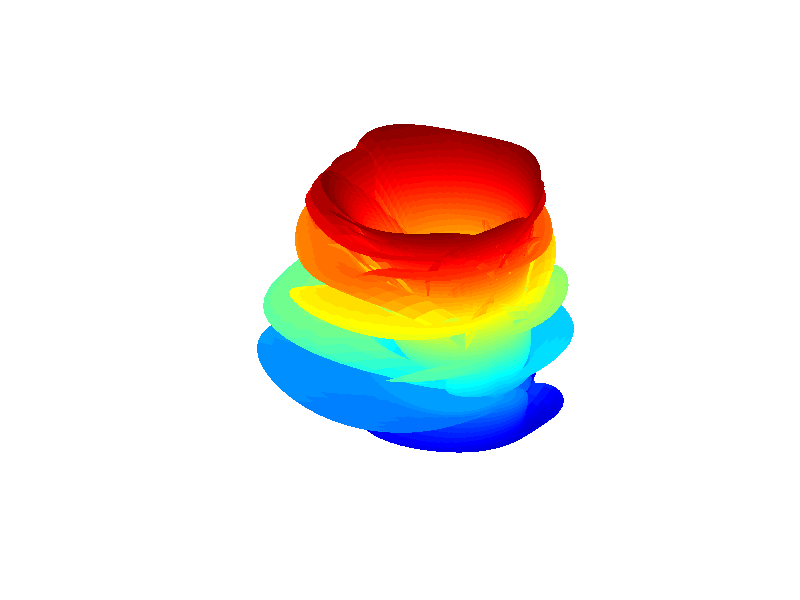

The MATLAB source for this figure:
clear all
close all
clc

##t=linspace(0,10,2000);
##theta=pi/2;
##theta2=pi/2;
##a=1;
##p=3;
##q=7;
##y=theta*sin(q*t+theta2);
##r=a*sin(p*t);
##polar(y,r)

##theta=linspace(0,2*pi,720);
##r=2-2*sin(theta)+sin(theta).*(sqrt(abs(cos(theta))))./(sin(theta)+1.4);
##x=r.*cos(theta);
##y=r.*sin(theta);
##plot(x,y)


x=repmat(linspace(0,1,1000),1000,1);
theta=repmat(linspace(-2*pi,15*pi,1000).',1,1000);
theta2=pi/2*exp(-theta/(8*pi));
y=(1.95653*x).^2.*(1.27689*x-1).^2.*sin(theta2);
X=1-0.5*(5/4*(1-mod(3.6*theta,2*pi)/pi).^2-1/4).^2;
r=X.*(x.*cos(theta)+y.*sin(theta2));
xx=r.*sin(theta);
yy=r.*cos(theta);
zz=X.*(x.*cos(theta2)-y.*cos(theta2));

surf(xx,yy,zz,'EdgeColor','None')
colormap(jet)
axis equal
axis off